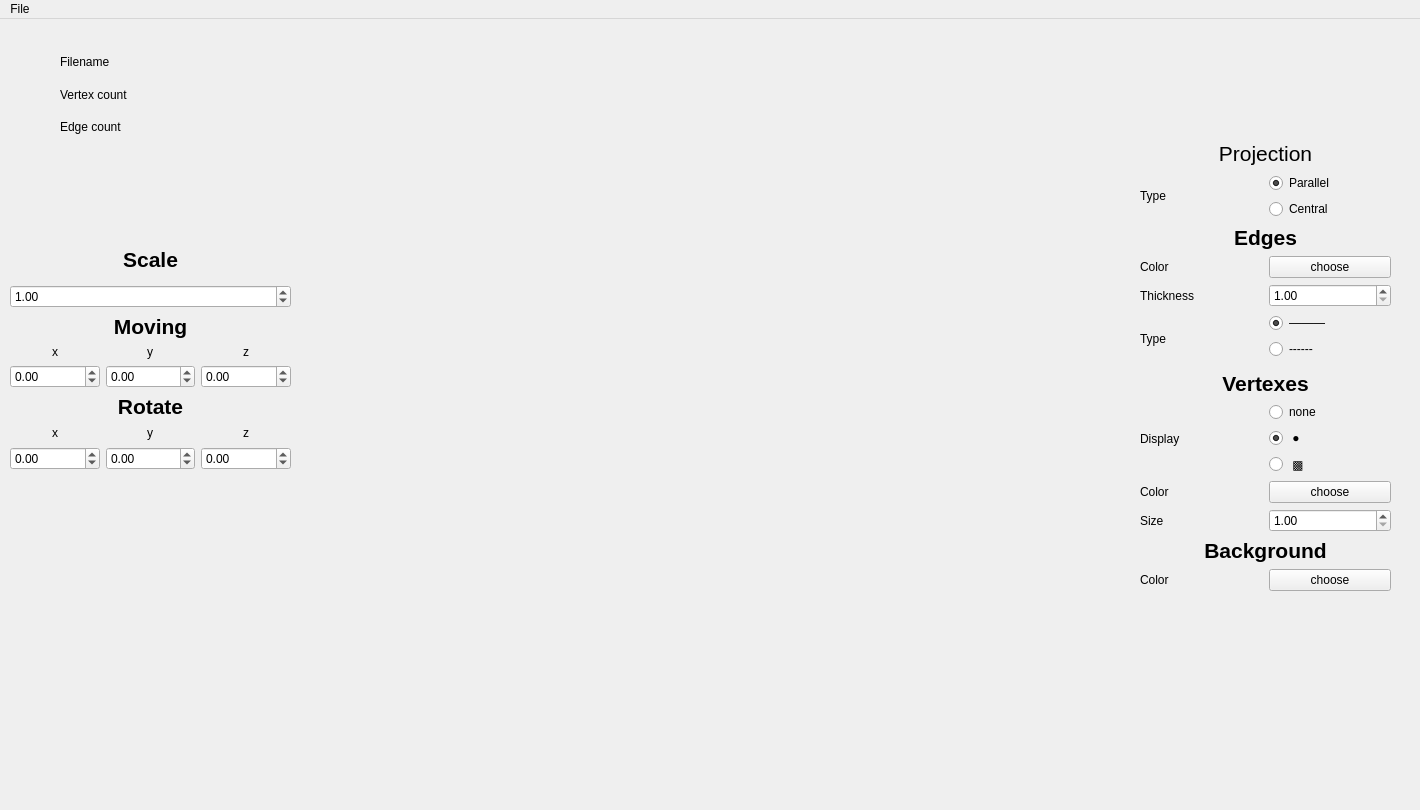
<?xml version="1.0" encoding="UTF-8"?>
<ui version="4.0">
 <class>MainWindow</class>
 <widget class="QMainWindow" name="MainWindow">
  <property name="geometry">
   <rect>
    <x>0</x>
    <y>0</y>
    <width>1420</width>
    <height>810</height>
   </rect>
  </property>
  <property name="windowTitle">
   <string>ObjectViewer</string>
  </property>
  <widget class="QWidget" name="centralwidget">
   <widget class="object_viewer::GLWidget" name="GLwidget" native="true">
    <property name="geometry">
     <rect>
      <x>310</x>
      <y>0</y>
      <width>781</width>
      <height>781</height>
     </rect>
    </property>
    <property name="font">
     <font>
      <pointsize>24</pointsize>
     </font>
    </property>
   </widget>
   <widget class="QWidget" name="verticalLayoutWidget">
    <property name="geometry">
     <rect>
      <x>10</x>
      <y>220</y>
      <width>281</width>
      <height>231</height>
     </rect>
    </property>
    <layout class="QVBoxLayout" name="verticalLayout">
     <item>
      <layout class="QGridLayout" name="gridLayout">
       <item row="1" column="0" colspan="2">
        <layout class="QGridLayout" name="gridLayout_7">
         <item row="1" column="2" alignment="Qt::AlignHCenter">
          <widget class="QLabel" name="zMovingLabel">
           <property name="text">
            <string>z</string>
           </property>
          </widget>
         </item>
         <item row="1" column="0" alignment="Qt::AlignHCenter">
          <widget class="QLabel" name="xMovingLabel">
           <property name="text">
            <string>x</string>
           </property>
          </widget>
         </item>
         <item row="2" column="1">
          <widget class="QDoubleSpinBox" name="yMoveSpinBox">
           <property name="minimum">
            <double>-99.000000000000000</double>
           </property>
           <property name="singleStep">
            <double>0.100000000000000</double>
           </property>
          </widget>
         </item>
         <item row="1" column="1" alignment="Qt::AlignHCenter">
          <widget class="QLabel" name="yMovingLabel">
           <property name="text">
            <string>y</string>
           </property>
          </widget>
         </item>
         <item row="2" column="0">
          <widget class="QDoubleSpinBox" name="xMoveSpinBox">
           <property name="minimum">
            <double>-99.000000000000000</double>
           </property>
           <property name="singleStep">
            <double>0.100000000000000</double>
           </property>
          </widget>
         </item>
         <item row="0" column="0" colspan="3">
          <widget class="QLabel" name="movingLabel">
           <property name="font">
            <font>
             <pointsize>16</pointsize>
             <bold>true</bold>
            </font>
           </property>
           <property name="text">
            <string>Moving</string>
           </property>
           <property name="alignment">
            <set>Qt::AlignCenter</set>
           </property>
          </widget>
         </item>
         <item row="2" column="2">
          <widget class="QDoubleSpinBox" name="zMoveSpinBox">
           <property name="minimum">
            <double>-500.000000000000000</double>
           </property>
           <property name="maximum">
            <double>500.990000000000009</double>
           </property>
           <property name="singleStep">
            <double>0.100000000000000</double>
           </property>
          </widget>
         </item>
        </layout>
       </item>
       <item row="2" column="0" colspan="2">
        <layout class="QGridLayout" name="gridLayout_8">
         <item row="2" column="2">
          <widget class="QDoubleSpinBox" name="zRotateSpinBox">
           <property name="minimum">
            <double>-360.000000000000000</double>
           </property>
           <property name="maximum">
            <double>360.000000000000000</double>
           </property>
          </widget>
         </item>
         <item row="2" column="1">
          <widget class="QDoubleSpinBox" name="yRotateSpinBox">
           <property name="minimum">
            <double>-360.000000000000000</double>
           </property>
           <property name="maximum">
            <double>360.000000000000000</double>
           </property>
           <property name="stepType">
            <enum>QAbstractSpinBox::DefaultStepType</enum>
           </property>
          </widget>
         </item>
         <item row="2" column="0">
          <widget class="QDoubleSpinBox" name="xRotateSpinBox">
           <property name="minimum">
            <double>-360.000000000000000</double>
           </property>
           <property name="maximum">
            <double>360.000000000000000</double>
           </property>
          </widget>
         </item>
         <item row="1" column="1" alignment="Qt::AlignHCenter">
          <widget class="QLabel" name="yRotatingLabel">
           <property name="minimumSize">
            <size>
             <width>0</width>
             <height>16</height>
            </size>
           </property>
           <property name="text">
            <string>y</string>
           </property>
          </widget>
         </item>
         <item row="1" column="2" alignment="Qt::AlignHCenter">
          <widget class="QLabel" name="zRotatingLabel">
           <property name="text">
            <string>z</string>
           </property>
          </widget>
         </item>
         <item row="1" column="0" alignment="Qt::AlignHCenter">
          <widget class="QLabel" name="xRotatingLabel">
           <property name="text">
            <string>x</string>
           </property>
          </widget>
         </item>
         <item row="0" column="0" colspan="3">
          <widget class="QLabel" name="rotatingLabel">
           <property name="font">
            <font>
             <pointsize>16</pointsize>
             <bold>true</bold>
            </font>
           </property>
           <property name="text">
            <string>Rotate</string>
           </property>
           <property name="alignment">
            <set>Qt::AlignCenter</set>
           </property>
          </widget>
         </item>
        </layout>
       </item>
       <item row="0" column="0" colspan="2">
        <layout class="QGridLayout" name="gridLayout_6">
         <item row="2" column="0">
          <widget class="QDoubleSpinBox" name="scaleSpinBox">
           <property name="minimum">
            <double>0.100000000000000</double>
           </property>
           <property name="maximum">
            <double>100.000000000000000</double>
           </property>
           <property name="singleStep">
            <double>0.100000000000000</double>
           </property>
           <property name="value">
            <double>1.000000000000000</double>
           </property>
          </widget>
         </item>
         <item row="1" column="0">
          <widget class="QLabel" name="scaleLabel">
           <property name="font">
            <font>
             <pointsize>16</pointsize>
             <bold>true</bold>
            </font>
           </property>
           <property name="text">
            <string>Scale</string>
           </property>
           <property name="alignment">
            <set>Qt::AlignCenter</set>
           </property>
          </widget>
         </item>
        </layout>
       </item>
      </layout>
     </item>
    </layout>
   </widget>
   <widget class="QWidget" name="gridLayoutWidget_9">
    <property name="geometry">
     <rect>
      <x>60</x>
      <y>30</y>
      <width>241</width>
      <height>91</height>
     </rect>
    </property>
    <layout class="QGridLayout" name="gridLayout_9">
     <item row="0" column="1">
      <widget class="QLabel" name="filenameValue">
       <property name="text">
        <string/>
       </property>
      </widget>
     </item>
     <item row="1" column="0">
      <widget class="QLabel" name="vertexCountLabel">
       <property name="text">
        <string>Vertex count</string>
       </property>
       <property name="alignment">
        <set>Qt::AlignLeading|Qt::AlignLeft|Qt::AlignVCenter</set>
       </property>
      </widget>
     </item>
     <item row="0" column="0">
      <widget class="QLabel" name="filenameLabel">
       <property name="text">
        <string>Filename</string>
       </property>
       <property name="alignment">
        <set>Qt::AlignLeading|Qt::AlignLeft|Qt::AlignVCenter</set>
       </property>
      </widget>
     </item>
     <item row="1" column="1">
      <widget class="QLabel" name="vertexCountValue">
       <property name="text">
        <string/>
       </property>
      </widget>
     </item>
     <item row="2" column="0">
      <widget class="QLabel" name="edgeCountLabel">
       <property name="text">
        <string>Edge count</string>
       </property>
       <property name="alignment">
        <set>Qt::AlignLeading|Qt::AlignLeft|Qt::AlignVCenter</set>
       </property>
      </widget>
     </item>
     <item row="2" column="1">
      <widget class="QLabel" name="edgeCountValue">
       <property name="text">
        <string/>
       </property>
      </widget>
     </item>
    </layout>
   </widget>
   <widget class="QWidget" name="gridLayoutWidget_10">
    <property name="geometry">
     <rect>
      <x>1140</x>
      <y>120</y>
      <width>251</width>
      <height>452</height>
     </rect>
    </property>
    <layout class="QGridLayout" name="gridLayout_10">
     <item row="0" column="0">
      <layout class="QGridLayout" name="gridLayout_5">
       <item row="2" column="1">
        <widget class="QRadioButton" name="centralRadioButton">
         <property name="text">
          <string>Central</string>
         </property>
         <property name="checked">
          <bool>false</bool>
         </property>
         <attribute name="buttonGroup">
          <string notr="true">protectionTypeGroup</string>
         </attribute>
        </widget>
       </item>
       <item row="0" column="0" colspan="2">
        <widget class="QLabel" name="label_2">
         <property name="font">
          <font>
           <pointsize>16</pointsize>
          </font>
         </property>
         <property name="text">
          <string>Projection</string>
         </property>
         <property name="alignment">
          <set>Qt::AlignCenter</set>
         </property>
        </widget>
       </item>
       <item row="1" column="1">
        <widget class="QRadioButton" name="parallelRadioButton">
         <property name="text">
          <string>Parallel</string>
         </property>
         <property name="checked">
          <bool>true</bool>
         </property>
         <attribute name="buttonGroup">
          <string notr="true">protectionTypeGroup</string>
         </attribute>
        </widget>
       </item>
       <item row="1" column="0" rowspan="2">
        <widget class="QLabel" name="protectionTypeLabel">
         <property name="text">
          <string>Type</string>
         </property>
         <property name="alignment">
          <set>Qt::AlignLeading|Qt::AlignLeft|Qt::AlignVCenter</set>
         </property>
        </widget>
       </item>
      </layout>
     </item>
     <item row="1" column="0">
      <layout class="QGridLayout" name="gridLayout_2">
       <item row="4" column="1">
        <widget class="QRadioButton" name="dottedRadioButton">
         <property name="text">
          <string>------</string>
         </property>
         <attribute name="buttonGroup">
          <string notr="true">edgeTypeGroup</string>
         </attribute>
        </widget>
       </item>
       <item row="2" column="1">
        <widget class="QDoubleSpinBox" name="thicknessEdgeSpinBox">
         <property name="minimum">
          <double>1.000000000000000</double>
         </property>
         <property name="maximum">
          <double>10.000000000000000</double>
         </property>
         <property name="value">
          <double>1.000000000000000</double>
         </property>
        </widget>
       </item>
       <item row="1" column="1">
        <widget class="QPushButton" name="chooseColorEdgeButton">
         <property name="text">
          <string>choose</string>
         </property>
        </widget>
       </item>
       <item row="3" column="1">
        <widget class="QRadioButton" name="solidRadioButton">
         <property name="text">
          <string>———</string>
         </property>
         <property name="checked">
          <bool>true</bool>
         </property>
         <attribute name="buttonGroup">
          <string notr="true">edgeTypeGroup</string>
         </attribute>
        </widget>
       </item>
       <item row="2" column="0">
        <widget class="QLabel" name="thicknessEdgeLabel">
         <property name="text">
          <string>Thickness</string>
         </property>
         <property name="alignment">
          <set>Qt::AlignLeading|Qt::AlignLeft|Qt::AlignVCenter</set>
         </property>
        </widget>
       </item>
       <item row="1" column="0">
        <widget class="QLabel" name="colorEdgeLabel">
         <property name="text">
          <string>Color</string>
         </property>
         <property name="alignment">
          <set>Qt::AlignLeading|Qt::AlignLeft|Qt::AlignVCenter</set>
         </property>
        </widget>
       </item>
       <item row="3" column="0" rowspan="3">
        <widget class="QLabel" name="typeEdgeLabel">
         <property name="text">
          <string>Type</string>
         </property>
         <property name="alignment">
          <set>Qt::AlignLeading|Qt::AlignLeft|Qt::AlignVCenter</set>
         </property>
        </widget>
       </item>
       <item row="0" column="0" colspan="2">
        <widget class="QLabel" name="label_3">
         <property name="font">
          <font>
           <pointsize>16</pointsize>
           <bold>true</bold>
          </font>
         </property>
         <property name="text">
          <string>Edges</string>
         </property>
         <property name="alignment">
          <set>Qt::AlignCenter</set>
         </property>
        </widget>
       </item>
      </layout>
     </item>
     <item row="2" column="0">
      <layout class="QGridLayout" name="gridLayout_3">
       <item row="4" column="0">
        <widget class="QLabel" name="colorVertexDisplay">
         <property name="text">
          <string>Color</string>
         </property>
         <property name="alignment">
          <set>Qt::AlignLeading|Qt::AlignLeft|Qt::AlignVCenter</set>
         </property>
        </widget>
       </item>
       <item row="4" column="1">
        <widget class="QPushButton" name="chooseColorVertexButton">
         <property name="text">
          <string>choose</string>
         </property>
        </widget>
       </item>
       <item row="5" column="1">
        <widget class="QDoubleSpinBox" name="sizeVertexSpinBox">
         <property name="minimum">
          <double>1.000000000000000</double>
         </property>
         <property name="maximum">
          <double>60.000000000000000</double>
         </property>
         <property name="value">
          <double>1.000000000000000</double>
         </property>
        </widget>
       </item>
       <item row="0" column="0" colspan="2">
        <widget class="QLabel" name="label">
         <property name="font">
          <font>
           <pointsize>16</pointsize>
           <bold>true</bold>
          </font>
         </property>
         <property name="text">
          <string>Vertexes</string>
         </property>
         <property name="alignment">
          <set>Qt::AlignCenter</set>
         </property>
        </widget>
       </item>
       <item row="3" column="1">
        <widget class="QRadioButton" name="squareDisplayRadioButton">
         <property name="text">
          <string> ▩</string>
         </property>
         <attribute name="buttonGroup">
          <string notr="true">displayVertexTypeGroup</string>
         </attribute>
        </widget>
       </item>
       <item row="1" column="0" rowspan="3">
        <widget class="QLabel" name="displayVertexLabel">
         <property name="text">
          <string>Display</string>
         </property>
         <property name="alignment">
          <set>Qt::AlignLeading|Qt::AlignLeft|Qt::AlignVCenter</set>
         </property>
        </widget>
       </item>
       <item row="2" column="1">
        <widget class="QRadioButton" name="circleDisplayRadioButton">
         <property name="text">
          <string> ●</string>
         </property>
         <property name="checked">
          <bool>true</bool>
         </property>
         <attribute name="buttonGroup">
          <string notr="true">displayVertexTypeGroup</string>
         </attribute>
        </widget>
       </item>
       <item row="5" column="0">
        <widget class="QLabel" name="sizeVertexDisplay">
         <property name="text">
          <string>Size</string>
         </property>
         <property name="alignment">
          <set>Qt::AlignLeading|Qt::AlignLeft|Qt::AlignVCenter</set>
         </property>
        </widget>
       </item>
       <item row="1" column="1">
        <widget class="QRadioButton" name="noneDisplayRadioButton">
         <property name="text">
          <string>none</string>
         </property>
         <attribute name="buttonGroup">
          <string notr="true">displayVertexTypeGroup</string>
         </attribute>
        </widget>
       </item>
       <item row="6" column="0" colspan="2">
        <layout class="QGridLayout" name="gridLayout_4">
         <item row="0" column="0" colspan="2">
          <widget class="QLabel" name="backgroundLabel">
           <property name="font">
            <font>
             <pointsize>16</pointsize>
             <bold>true</bold>
            </font>
           </property>
           <property name="text">
            <string>Background</string>
           </property>
           <property name="alignment">
            <set>Qt::AlignCenter</set>
           </property>
          </widget>
         </item>
         <item row="1" column="1">
          <widget class="QPushButton" name="chooseColorBackgroundLabel">
           <property name="text">
            <string>choose</string>
           </property>
          </widget>
         </item>
         <item row="1" column="0">
          <widget class="QLabel" name="colorBackgroundLabel">
           <property name="text">
            <string>Color</string>
           </property>
           <property name="alignment">
            <set>Qt::AlignLeading|Qt::AlignLeft|Qt::AlignVCenter</set>
           </property>
          </widget>
         </item>
        </layout>
       </item>
      </layout>
     </item>
    </layout>
   </widget>
  </widget>
  <widget class="QMenuBar" name="menubar">
   <property name="geometry">
    <rect>
     <x>0</x>
     <y>0</y>
     <width>1420</width>
     <height>24</height>
    </rect>
   </property>
   <widget class="QMenu" name="menuFile">
    <property name="title">
     <string>File</string>
    </property>
    <widget class="QMenu" name="menuSave">
     <property name="title">
      <string>Save</string>
     </property>
     <addaction name="Image"/>
     <addaction name="Gif"/>
    </widget>
    <addaction name="Open"/>
    <addaction name="menuSave"/>
   </widget>
   <addaction name="menuFile"/>
  </widget>
  <action name="Open">
   <property name="text">
    <string>Open</string>
   </property>
  </action>
  <action name="Image">
   <property name="text">
    <string>Image</string>
   </property>
  </action>
  <action name="Gif">
   <property name="text">
    <string>Gif</string>
   </property>
  </action>
 </widget>
 <customwidgets>
  <customwidget>
   <class>object_viewer::GLWidget</class>
   <extends>QWidget</extends>
   <header location="global">src/View/glwidget.h</header>
   <container>1</container>
  </customwidget>
 </customwidgets>
 <resources/>
 <connections/>
 <buttongroups>
  <buttongroup name="protectionTypeGroup"/>
  <buttongroup name="edgeTypeGroup"/>
  <buttongroup name="displayVertexTypeGroup"/>
 </buttongroups>
</ui>
